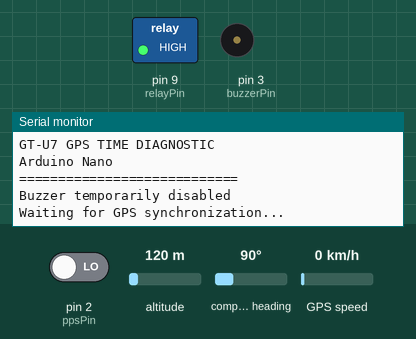
The sketch below on a simulated Arduino Nano, built with avr-gcc and run on an emulated ATmega328P. On the bench: switched loads named in the sketch (green lamp = pin HIGH), buzzer (waves = sounding, pin HIGH), the last lines printed to the serial monitor. The inputs (shaded band) are chosen by the test bench; at power-on: pin 2 (ppsPin) LOW, altitude 120 m, compass heading 90°, GPS speed 0 km/h. The GPS gets a fix after 3 s at 37.7749, -122.4194 with 8 satellites.

Above: at 1.3 s.
1.4 s: pin 2 (ppsPin) driven HIGH
At 4.2 s:
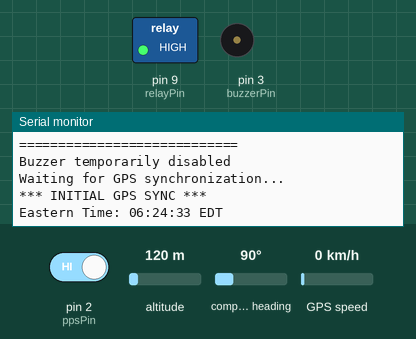
At 5.97 s:
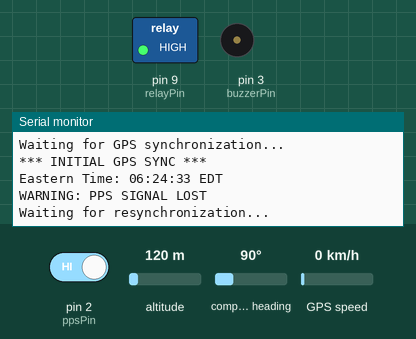

The sketch:

gps-beeper.ino
```cpp
#include <TinyGPS++.h>
#include <SoftwareSerial.h>

// =====================================================
// GPS CONFIGURATION
// =====================================================

const byte RXPin = 6;
const byte TXPin = 7;
const unsigned long GPSBaud = 9600;

TinyGPSPlus gps;
SoftwareSerial gpsSerial(RXPin, TXPin);

// =====================================================
// HARDWARE PINS
// =====================================================

const byte relayPin  = 9;
const byte buzzerPin = 3;
const byte ppsPin    = 2;

// =====================================================
// SETTINGS
// =====================================================

// Keep buzzer disabled until timing is verified
const bool ENABLE_BUZZER = true;

const unsigned long BEEP_INTERVAL = 60;
const unsigned long BEEP_DURATION = 100;

// =====================================================
// PPS VARIABLES
// =====================================================

volatile unsigned long ppsCount = 0;
volatile unsigned long lastPpsMicros = 0;

// Reject extra interrupts occurring within 500 ms
// of the previous PPS pulse.
volatile unsigned long rejectedPulses = 0;

unsigned long processedPps = 0;
unsigned long clockPPS = 0;

unsigned long lastPpsMillis = 0;

// =====================================================
// CLOCK VARIABLES
// =====================================================

bool clockSynced = false;

unsigned long secondsOfDay = 0;

int utcYear  = 0;
int utcMonth = 0;
int utcDay   = 0;

unsigned long gpsSeconds = 0;
unsigned long gpsTimestampPPS = 0;

bool gpsTimestampReady = false;

// =====================================================
// BUZZER VARIABLES
// =====================================================

bool buzzerActive = false;
unsigned long buzzerStart = 0;

// =====================================================
// DIAGNOSTICS
// =====================================================

unsigned long lastDebug = 0;
unsigned long lastDebugPPS = 0;
unsigned long lastDebugMillis = 0;

// =====================================================
// SETUP
// =====================================================

void setup() {

  Serial.begin(9600);
  gpsSerial.begin(GPSBaud);

  pinMode(relayPin, OUTPUT);
  digitalWrite(relayPin, HIGH);

  pinMode(buzzerPin, OUTPUT);
  digitalWrite(buzzerPin, LOW);

  pinMode(ppsPin, INPUT);

  attachInterrupt(
    digitalPinToInterrupt(ppsPin),
    onPPS,
    RISING
  );

  Serial.println();
  Serial.println(F("============================"));
  Serial.println(F("GT-U7 GPS TIME DIAGNOSTIC"));
  Serial.println(F("Arduino Nano"));
  Serial.println(F("============================"));
  Serial.println(F("Buzzer temporarily disabled"));
  Serial.println(F("Waiting for GPS synchronization..."));

  lastDebugMillis = millis();
}

// =====================================================
// MAIN LOOP
// =====================================================

void loop() {

  processPPS();

  readGPS();

  synchronizeClock();

  updateBuzzer();

  checkPPS();

  printDiagnostics();
}

// =====================================================
// PPS INTERRUPT
// =====================================================

void onPPS() {

  unsigned long now = micros();

  // Reject pulses less than 500 ms apart.
  // The first pulse is accepted.

  if (ppsCount == 0 ||
      (unsigned long)(now - lastPpsMicros) >= 500000UL) {

    ppsCount++;
    lastPpsMicros = now;

  } else {

    rejectedPulses++;
  }
}

// =====================================================
// READ GPS
// =====================================================

void readGPS() {

  while (gpsSerial.available()) {

    char c = gpsSerial.read();

    if (gps.encode(c)) {

      if (gps.time.isUpdated() &&
          gps.time.isValid() &&
          gps.date.isValid() &&
          gps.location.isValid() &&
          gps.location.age() < 3000) {

        gpsSeconds =
          gps.time.hour() * 3600UL +
          gps.time.minute() * 60UL +
          gps.time.second();

        utcYear  = gps.date.year();
        utcMonth = gps.date.month();
        utcDay   = gps.date.day();

        noInterrupts();
        gpsTimestampPPS = ppsCount;
        interrupts();

        gpsTimestampReady = true;
      }
    }
  }
}

// =====================================================
// INITIAL CLOCK SYNCHRONIZATION
// =====================================================

void synchronizeClock() {

  if (clockSynced) {
    return;
  }

  if (!gpsTimestampReady ||
      gpsTimestampPPS == 0) {
    return;
  }

  secondsOfDay = gpsSeconds;
  clockPPS = gpsTimestampPPS;

  clockSynced = true;
  gpsTimestampReady = false;

  lastPpsMillis = millis();

  Serial.println();
  Serial.println(F("*** INITIAL GPS SYNC ***"));

  printEasternTime();
}

// =====================================================
// PROCESS PPS
// =====================================================

void processPPS() {

  unsigned long currentPPS;

  noInterrupts();
  currentPPS = ppsCount;
  interrupts();

  if (currentPPS == processedPps) {
    return;
  }

  processedPps = currentPPS;
  lastPpsMillis = millis();

  if (!clockSynced) {
    return;
  }

  unsigned long elapsed =
    currentPPS - clockPPS;

  if (elapsed == 0) {
    return;
  }

  clockPPS = currentPPS;

  for (unsigned long i = 0; i < elapsed; i++) {

    secondsOfDay++;

    if (secondsOfDay >= 86400UL) {
      secondsOfDay = 0;
      advanceUTCDate();
    }
  }

  if (ENABLE_BUZZER &&
      gps.location.isValid() &&
      gps.location.age() < 3000) {

    if ((secondsOfDay % BEEP_INTERVAL) == 0) {
      startBeep();
    }
  }

  printEasternTime();
}

// =====================================================
// BUZZER
// =====================================================

void startBeep() {

  if (buzzerActive) {
    return;
  }

  digitalWrite(relayPin, LOW);
  digitalWrite(buzzerPin, HIGH);

  buzzerStart = millis();
  buzzerActive = true;

  Serial.println(F("*** BEEP ***"));
}

void updateBuzzer() {

  if (!buzzerActive) {
    return;
  }

  if (millis() - buzzerStart >= BEEP_DURATION) {

    digitalWrite(buzzerPin, LOW);
    digitalWrite(relayPin, HIGH);

    buzzerActive = false;
  }
}

// =====================================================
// PPS TIMEOUT
// =====================================================

void checkPPS() {

  if (!clockSynced) {
    return;
  }

  if (millis() - lastPpsMillis > 2500) {

    clockSynced = false;
    gpsTimestampReady = false;

    digitalWrite(buzzerPin, LOW);
    digitalWrite(relayPin, HIGH);
    buzzerActive = false;

    Serial.println();
    Serial.println(F("WARNING: PPS SIGNAL LOST"));
    Serial.println(F("Waiting for resynchronization..."));
  }
}

// =====================================================
// LEAP YEAR / DATE FUNCTIONS
// =====================================================

bool isLeapYear(int year) {

  return (
    (year % 4 == 0 && year % 100 != 0) ||
    (year % 400 == 0)
  );
}

int daysInMonth(int year, int month) {

  const byte days[] = {
    31, 28, 31, 30, 31, 30,
    31, 31, 30, 31, 30, 31
  };

  if (month == 2 && isLeapYear(year)) {
    return 29;
  }

  return days[month - 1];
}

void advanceUTCDate() {

  utcDay++;

  if (utcDay > daysInMonth(utcYear, utcMonth)) {

    utcDay = 1;
    utcMonth++;

    if (utcMonth > 12) {

      utcMonth = 1;
      utcYear++;
    }
  }
}

// =====================================================
// DAY OF WEEK
// =====================================================

int dayOfWeek(int year, int month, int day) {

  static const int offsets[] = {
    0, 3, 2, 5, 0, 3,
    5, 1, 4, 6, 2, 4
  };

  if (month < 3) {
    year--;
  }

  return (
    year +
    year / 4 -
    year / 100 +
    year / 400 +
    offsets[month - 1] +
    day
  ) % 7;
}

// =====================================================
// EASTERN DAYLIGHT SAVING TIME
// =====================================================

bool isEasternDST(
  int year,
  int month,
  int day,
  int hour
) {

  if (month < 3 || month > 11) {
    return false;
  }

  if (month > 3 && month < 11) {
    return true;
  }

  if (month == 3) {

    int firstSunday =
      1 + (7 - dayOfWeek(year, 3, 1)) % 7;

    int secondSunday = firstSunday + 7;

    if (day > secondSunday) {
      return true;
    }

    if (day < secondSunday) {
      return false;
    }

    return hour >= 7;
  }

  if (month == 11) {

    int firstSunday =
      1 + (7 - dayOfWeek(year, 11, 1)) % 7;

    if (day < firstSunday) {
      return true;
    }

    if (day > firstSunday) {
      return false;
    }

    return hour < 6;
  }

  return false;
}

// =====================================================
// PRINT HELPERS
// =====================================================

void printTwoDigits(int value) {

  if (value < 10) {
    Serial.print('0');
  }

  Serial.print(value);
}

void printHMS(unsigned long totalSeconds) {

  totalSeconds %= 86400UL;

  printTwoDigits(totalSeconds / 3600UL);
  Serial.print(':');

  printTwoDigits((totalSeconds % 3600UL) / 60UL);
  Serial.print(':');

  printTwoDigits(totalSeconds % 60UL);
}

// =====================================================
// PRINT EASTERN TIME
// =====================================================

void printEasternTime() {

  int utcHour = secondsOfDay / 3600UL;

  bool dst = isEasternDST(
    utcYear,
    utcMonth,
    utcDay,
    utcHour
  );

  int offset = dst ? -4 : -5;

  long easternSeconds =
    (long)secondsOfDay + offset * 3600L;

  if (easternSeconds < 0) {
    easternSeconds += 86400L;
  }

  easternSeconds %= 86400L;

  Serial.print(F("Eastern Time: "));

  printHMS(easternSeconds);

  Serial.println(dst ? F(" EDT") : F(" EST"));
}

// =====================================================
// PRINT DIAGNOSTICS
// =====================================================

void printDiagnostics() {

  if (millis() - lastDebug < 10000UL) {
    return;
  }

  unsigned long nowMillis = millis();

  unsigned long count;
  unsigned long rejected;

  noInterrupts();
  count = ppsCount;
  rejected = rejectedPulses;
  interrupts();

  unsigned long intervalMillis =
    nowMillis - lastDebugMillis;

  unsigned long intervalPPS =
    count - lastDebugPPS;

  lastDebug = nowMillis;
  lastDebugMillis = nowMillis;
  lastDebugPPS = count;

  Serial.println();
  Serial.println(F("============================"));
  Serial.println(F("GPS TIMING DIAGNOSTICS"));
  Serial.println(F("============================"));

  Serial.print(F("GPS Characters: "));
  Serial.println(gps.charsProcessed());

  Serial.print(F("GPS Sentences: "));
  Serial.println(gps.passedChecksum());

  Serial.print(F("GPS Fix: "));
  Serial.println(
    (gps.location.isValid() &&
     gps.location.age() < 3000)
      ? F("VALID") : F("NO FIX")
  );

  Serial.print(F("GPS UTC: "));

  if (gps.time.isValid()) {

    printTwoDigits(gps.time.hour());
    Serial.print(':');

    printTwoDigits(gps.time.minute());
    Serial.print(':');

    printTwoDigits(gps.time.second());
    Serial.println();

  } else {

    Serial.println(F("INVALID"));
  }

  Serial.print(F("Internal UTC: "));

  if (clockSynced) {
    printHMS(secondsOfDay);
    Serial.println();
  } else {
    Serial.println(F("NOT SYNCED"));
  }

  Serial.print(F("PPS Count: "));
  Serial.println(count);

  Serial.print(F("PPS in interval: "));
  Serial.println(intervalPPS);

  Serial.print(F("Interval milliseconds: "));
  Serial.println(intervalMillis);

  Serial.print(F("Rejected PPS edges: "));
  Serial.println(rejected);

  Serial.print(F("Clock Synced: "));
  Serial.println(clockSynced ? F("YES") : F("NO"));

  // Compare internal clock with latest GPS time.
  // This is approximate because NMEA and PPS are
  // not sampled at exactly the same instant.

  if (clockSynced && gps.time.isValid()) {

    long difference =
      (long)secondsOfDay -
      (long)(
        gps.time.hour() * 3600UL +
        gps.time.minute() * 60UL +
        gps.time.second()
      );

    if (difference > 43200L) {
      difference -= 86400L;
    }

    if (difference < -43200L) {
      difference += 86400L;
    }

    Serial.print(F("Internal - GPS seconds: "));
    Serial.println(difference);
  }

  Serial.println(F("============================"));
}
```

Measured:
- after the input at 1.4 s, the serial monitor: prints a new line after 1.8 s (image 1)
